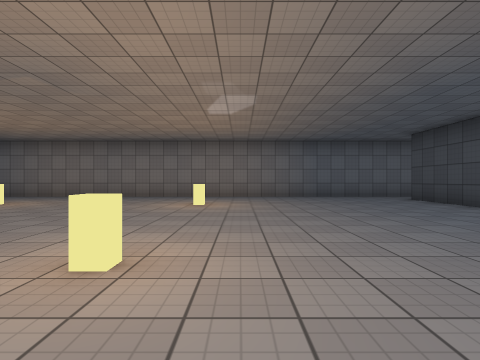
view 1 (above)

18 first-person views from a walk through a 3-D level made in the Unity game engine. The camera is 1.2 m above the floor, looks level and sees 80° across. The floor is counted in squares, 2 m on a side. Each view is taken from the middle of a square. On the plan, view 1 faces up. The plan holds only what a view shows up to about 9 squares ahead; the rest is blank. The player is left out. Surface patterns are stand-ins for the level's own textures.

view 2
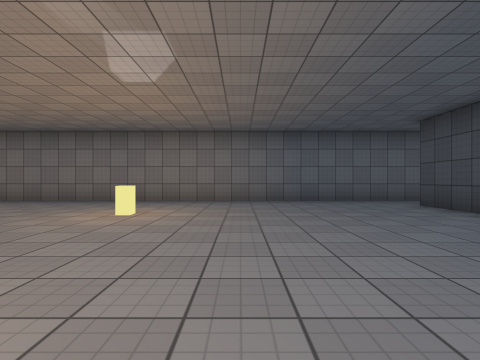

view 3
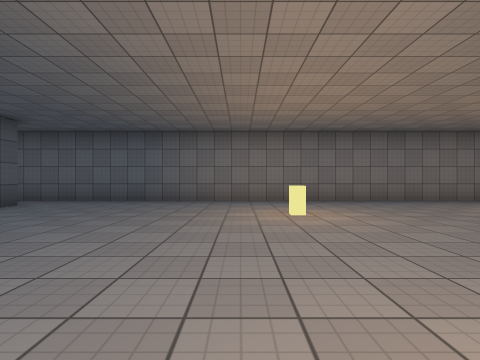

view 4
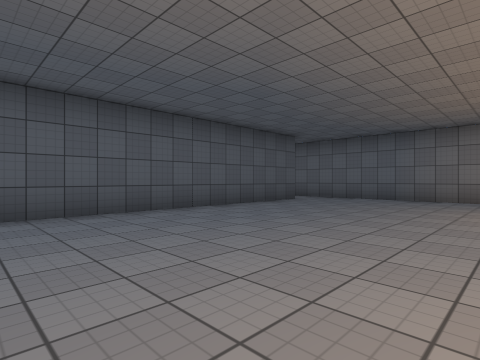

view 5
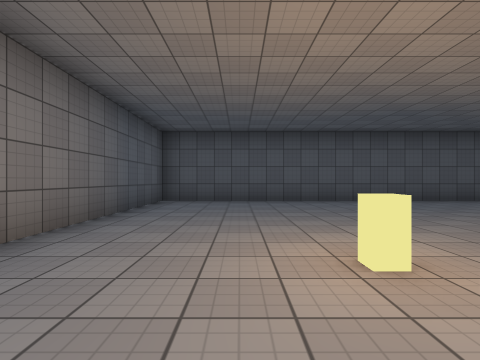

view 6
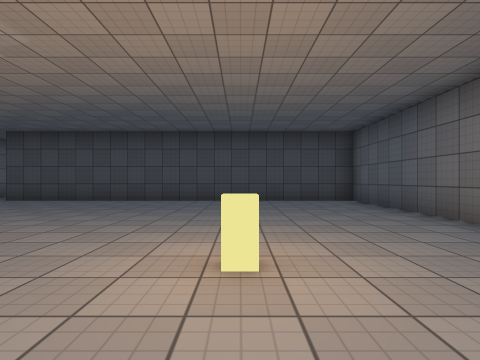

view 7
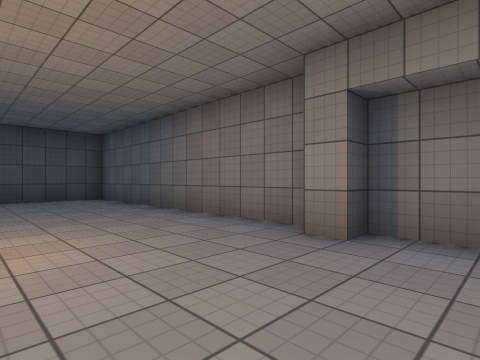

view 8
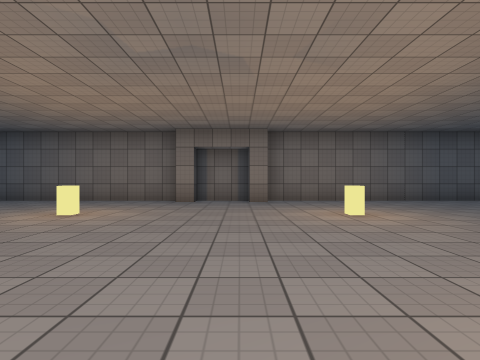

view 9
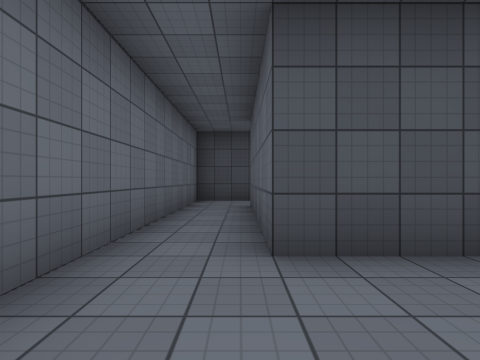

view 10
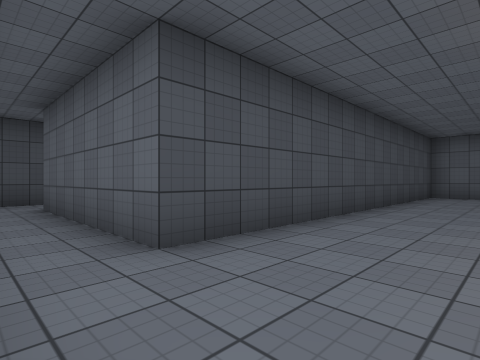

view 11
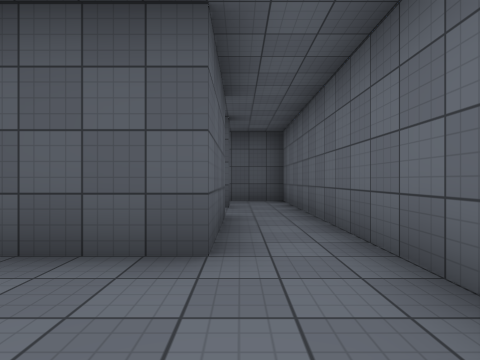

view 12
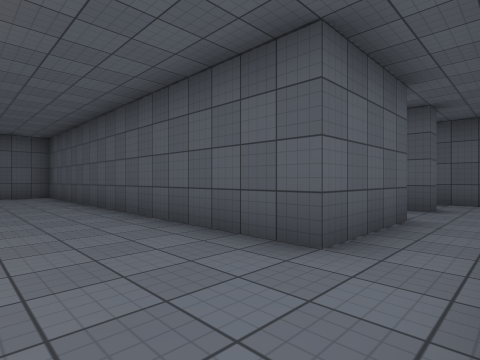

view 13
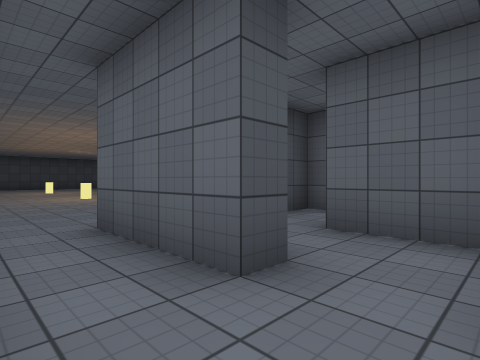

view 14
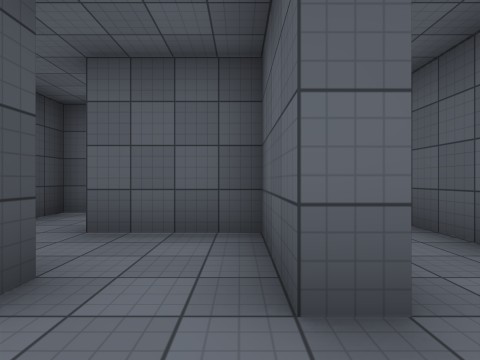

view 15
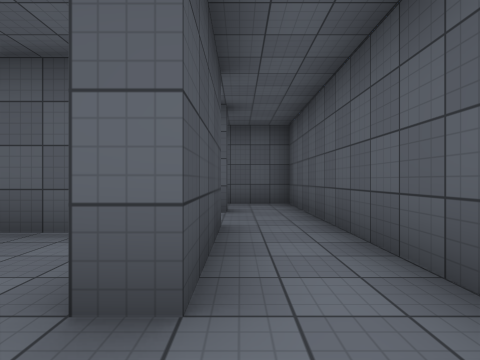

view 16
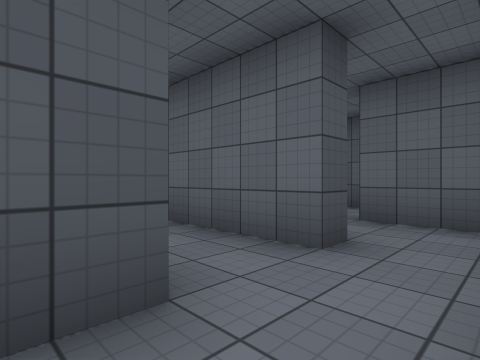

view 17
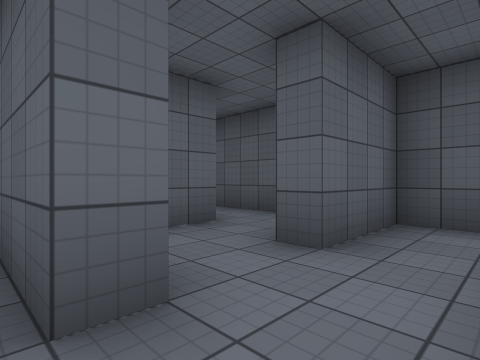

view 18
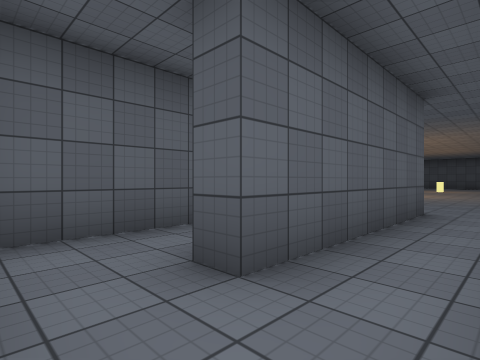

### Floor plan
Ten units are one square. View 1 is at (0, 0); x grows to the right and y downward. Boxes are objects, and circles mark ways between rooms. Rooms are numbered by the first view taken in them; rooms with no view inside come last. Other rooms are left out.
<svg viewBox="-188 -108 305 126">
<path fill="none" stroke="#000" d="M-48 8 -42 8M-28 8 -22 8M-42 13 -28 13M-22 13 52 13 52 -88 97 -88M-122 -88 -122 13 -48 13M112 -103 -126 -103M-148 -82 -148 -88 -122 -88M-168 -62 -168 -88 -163 -88 -163 -68 -142 -68M-126 -103 -183 -103 -183 -64M-148 -28 -143 -28 -143 -11M-168 -41 -168 -47M-168 -8 -151 -8M-183 -45 -183 -28 -163 -28 -163 -23M-168 -47 -146 -47M-183 -64 -183 -45M97 -88 97 -82M112 -84 112 -103M96 -68 108 -68M-146 -47 -128 -47"/>
<circle cx="-135" cy="-100" r="3" fill="#2a7"/>
<circle cx="105" cy="-90" r="3" fill="#2a7"/>
<circle cx="-180" cy="-75" r="3" fill="#2a7"/>
<circle cx="-140" cy="-70" r="3" fill="#2a7"/>
<circle cx="-175" cy="-50" r="3" fill="#2a7"/>
<circle cx="-155" cy="-60" r="3" fill="#2a7"/>
<text x="-40" y="-50">1</text>
<text x="-160" y="-90">2</text>
<text x="-160" y="-30">3</text>
<text x="-170" y="-60">4</text>
<text x="100" y="-90">5</text>
<text x="-140" y="-60">6</text>
</svg>
Room 1 opens to room 2. Room 1 opens to room 5. Room 2 opens to room 4. Room 2 opens to room 6. Room 3 opens to room 4. Room 4 opens to room 6.

Where each view was taken, in squares from view 1:
view 1: 0 up, 0 right, facing up
view 2: 2 up, 1 right, facing up
view 3: 2 up, 7 left, facing up
view 4: 1 up, 7 left, facing up-left
view 5: 1 up, 4 left, facing left
view 6: 2 up, 3 left, facing right
view 7: 2 up, 4 left, facing down-right
view 8: 7 up, 4 left, facing down
view 9: 9 up, 3 right, facing right
view 10: 10 up, 3 right, facing down-right
view 11: 9 up, 10 left, facing left
view 12: 10 up, 10 left, facing down-left
view 13: 10 up, 16 left, facing down-right
view 14: 10 up, 16 left, facing down
view 15: 10 up, 17 left, facing down
view 16: 7 up, 18 left, facing down-right
view 17: 4 up, 14 left, facing down-left
view 18: 10 up, 11 right, facing down-left
